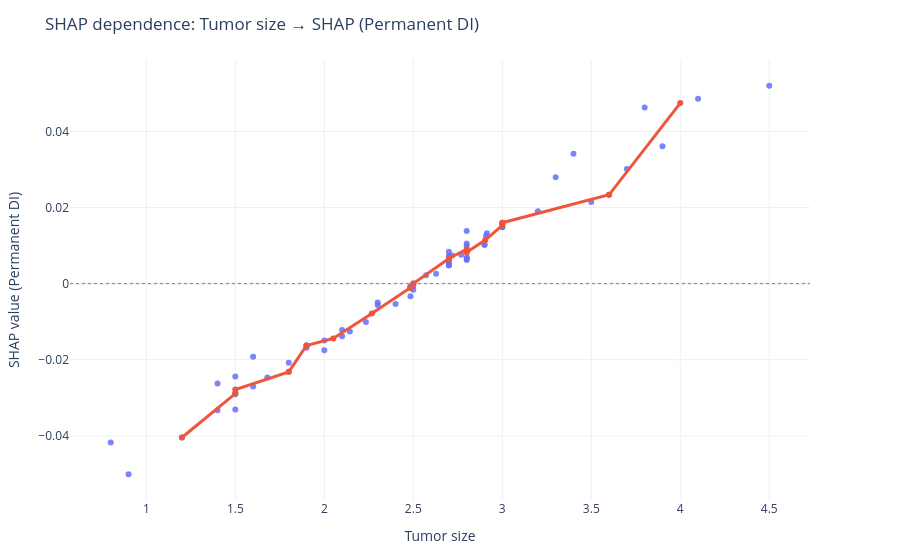
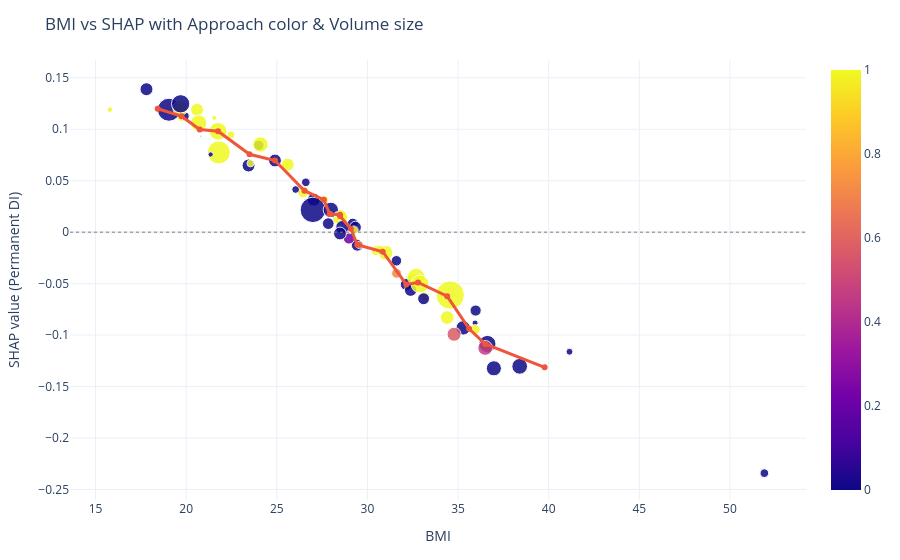
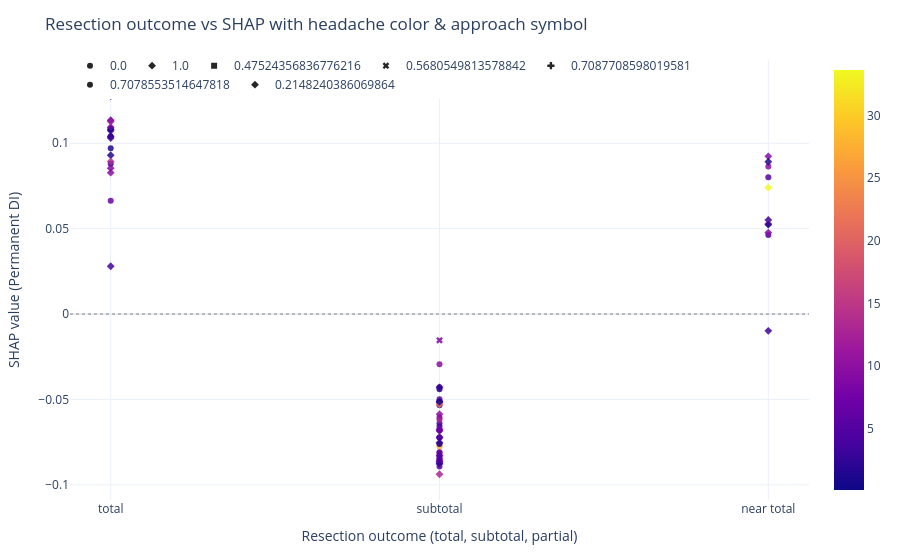

The cell these charts' notebook holds for them, in order:
### Code cell
# 2-way
fig1 = make_shap_dependence_plot(shap_vals_kernel, X_explain, feature_x="Tumor size")
fig1.show()

# 3-way
fig2 = make_shap_dependence_plot(
    shap_vals_kernel, X_explain,
    feature_x="BMI",
    feature_color="Surgical Approach",
    feature_size="Tumor volume",
    title="BMI vs SHAP with Approach color & Volume size",
)
fig2.show()

# OHE base name now OK
fig3 = make_shap_dependence_plot(
    shap_vals_kernel, X_explain,
    feature_x="Resection outcome (total, subtotal, partial)",
    feature_color="Tumor volume",
    feature_symbol="Surgical Approach",
    title="Resection outcome vs SHAP with headache color & approach symbol",
)
fig3.show()

### Figure 1 — Plotly figure (JSON) as saved in the notebook; plotly's stock layout.template omitted (floating-point values rounded to 4 significant figures)
{"data": [{"hovertemplate": "Tumor size=%{x}<br>SHAP value (Permanent DI)=%{y}<extra></extra>", "legendgroup": "", "marker": {"color": "#636efa", "opacity": 0.85, "symbol": "circle"}, "mode": "markers", "name": "", "orientation": "v", "showlegend": false, "type": "scatter", "x": [2.1, 2.3, 2, 2.7, 0.9, 0.8, 1.9, 2.5, 2.7, 2.5, 2.7, 1.8, 2.7, 1.5, 3, 3.9, 1.4, 2.9, 1.9, 2.484, 2.484, 4.5, 2.4, 2.8, 2.8, 2.484, 2.8, 2.9, 2.7, 1.8, 3, 3.8, 2.8, 3.6, 2.7, 2.5, 2.7, 1.5, 2.8, 1.6, 2.718, 2.572, 2.77, 3, 2.914, 1.68, 2.143, 2.7, 2.234, 2.801, 2.909, 2.628, 1.4, 4.1, 3.4, 3.7, 1.2, 1.5, 3.5, 2, 3, 3.3, 3.2, 2.484, 1.9, 2.8, 1.6, 2.3, 2.1, 1.5], "xaxis": "x", "y": [-0.01386, -0.004984, -0.0175, 0.008403, -0.0501, -0.04172, -0.01627, 0, 0.004744, -0.0005337, 0.004956, -0.02081, 0.007226, -0.03306, 0.01571, 0.03607, -0.02622, 0.01036, -0.01687, -0.003325, -0.001059, 0.052, -0.005348, 0.006536, 0.01053, -0.0007892, 0.01381, 0.01012, 0.006364, -0.02319, 0.01495, 0.04628, 0.009845, 0.02334, 0.006803, -0.001597, 0.00533, -0.02907, 0.008237, -0.02701, 0.007368, 0.002182, 0.00756, 0.01601, 0.01326, -0.02465, -0.01259, 0.006417, -0.01006, 0.006832, 0.01252, 0.002607, -0.03325, 0.04858, 0.0341, 0.03013, -0.04045, -0.0287, 0.02146, -0.01495, 0.01482, 0.02796, 0.01904, -0.00111, -0.01626, 0.006227, -0.01925, -0.005616, -0.01219, -0.02443], "yaxis": "y"}, {"hovertemplate": "x=%{x:.3g}<br>median SHAP=%{y:.3g}<extra></extra>", "line": {"width": 3}, "marker": {"size": 6}, "mode": "lines+markers", "name": "Smoothed median", "showlegend": false, "type": "scatter", "x": [1.2, 1.5, 1.5, 1.8, 1.9, 2.05, 2.267, 2.484, 2.484, 2.5, 2.7, 2.7, 2.8, 2.8, 2.904, 3, 3, 3.6, 4], "y": [-0.04045, -0.02889, -0.02786, -0.02319, -0.01627, -0.0144, -0.007839, -0.00111, -0.001059, 0, 0.00639, 0.00661, 0.009041, 0.008237, 0.01144, 0.01533, 0.01601, 0.02334, 0.04743]}], "layout": {"coloraxis": {"colorbar": {"title": {"text": ""}}}, "legend": {"orientation": "h", "title": {"text": ""}, "tracegroupgap": 0, "x": 0, "y": 1.02}, "margin": {"b": 60, "l": 70, "r": 90, "t": 60}, "shapes": [{"line": {"color": "gray", "dash": "dot", "width": 1}, "type": "line", "x0": 0, "x1": 1, "xref": "x domain", "y0": 0, "y1": 0, "yref": "y"}], "title": {"text": "SHAP dependence: Tumor size → SHAP (Permanent DI)"}, "xaxis": {"anchor": "y", "domain": [0, 1], "title": {"text": "Tumor size"}}, "yaxis": {"anchor": "x", "domain": [0, 1], "title": {"text": "SHAP value (Permanent DI)"}}}}

### Figure 2 — Plotly figure (JSON) as saved in the notebook; plotly's stock layout.template omitted (floating-point values rounded to 4 significant figures)
{"data": [{"customdata": [[1.572], [4.07], [3.351], [9.331], [0.09425], [0.3519], [5.571], [3.142], [3.167], [4.189], [4.835], [2.243], [4.566], [1.319], [7.854], [22.24], [1.979], [8.928], [1.393], [6.925], [6.925], [33.65], [2.827], [7.037], [7.081], [6.925], [5.864], [9.688], [4.453], [3.223], [10.37], [12.44], [8.708], [27.22], [5.938], [9.569], [9.839], [0.7854], [5.806], [1.525], [5.914], [3.201], [5.846], [9.173], [8.223], [2.403], [3.981], [6.482], [4.068], [14.13], [9.611], [5.278], [2.507], [12.88], [7.441], [22.24], [1.037], [1.257], [5.223], [2.587], [13.07], [9.883], [13.57], [6.925], [1.164], [7.037], [2.12], [11.07], [4.596], [3.142]], "hovertemplate": "BMI=%{x}<br>SHAP value (Permanent DI)=%{y}<br>Tumor volume=%{customdata[0]}<br>=%{marker.color}<extra></extra>", "legendgroup": "", "marker": {"color": [0, 1, 1, 1, 0, 1, 1, 0, 1, 1, 0, 1, 1, 1, 1, 0, 0, 1, 1, 0, 0, 1, 0, 0, 1, 1, 0, 1, 0, 1, 0, 0, 0, 0, 0, 1, 0, 0, 0, 1, 0, 1, 0, 0.4752, 0.5681, 0.7088, 1, 0, 0.7079, 0, 0, 0.2148, 0, 1, 0, 1, 1, 1, 0, 1, 1, 1, 1, 0, 0, 0, 1, 1, 0, 0], "coloraxis": "coloraxis", "opacity": 0.85, "size": [1.572, 4.07, 3.351, 9.331, 0.09425, 0.3519, 5.571, 3.142, 3.167, 4.189, 4.835, 2.243, 4.566, 1.319, 7.854, 22.24, 1.979, 8.928, 1.393, 6.925, 6.925, 33.65, 2.827, 7.037, 7.081, 6.925, 5.864, 9.688, 4.453, 3.223, 10.37, 12.44, 8.708, 27.22, 5.938, 9.569, 9.839, 0.7854, 5.806, 1.525, 5.914, 3.201, 5.846, 9.173, 8.223, 2.403, 3.981, 6.482, 4.068, 14.13, 9.611, 5.278, 2.507, 12.88, 7.441, 22.24, 1.037, 1.257, 5.223, 2.587, 13.07, 9.883, 13.57, 6.925, 1.164, 7.037, 2.12, 11.07, 4.596, 3.142], "sizemode": "area", "sizeref": 0.08412, "symbol": "circle"}, "mode": "markers", "name": "", "orientation": "v", "showlegend": false, "type": "scatter", "x": [35.94, 19.74, 33.16, 32.45, 20.81, 27.88, 26.46, 26.6, 28.37, 35.94, 29.19, 28.6, 30.5, 27.63, 34.4, 19.05, 41.15, 31, 28.49, 27.04, 24.9, 34.57, 19.94, 17.81, 25.6, 20.6, 29.34, 28.49, 24.01, 27.6, 38.4, 36.62, 35.28, 26.99, 33.1, 19.68, 27.98, 27.96, 27.84, 28.34, 32.14, 29.25, 29.44, 36.5, 34.78, 29.56, 30.69, 32.39, 31.61, 19.69, 36.98, 28.98, 26.04, 32.69, 28.62, 21.8, 21.55, 15.79, 35.97, 22.47, 21.76, 24.1, 32.9, 28.49, 21.35, 23.44, 23.55, 20.69, 31.6, 51.9], "xaxis": "x", "y": [-0.08832, 0.1126, -0.06221, -0.04738, 0.0933, 0.01743, 0.03912, 0.04844, 0.01689, -0.09463, 0.008436, 0.0169, -0.01795, 0.03117, -0.08291, 0.119, -0.1162, -0.01998, 0.01922, 0.03162, 0.06964, -0.0611, 0.1127, 0.1389, 0.06556, 0.1189, 0.00488, 0.0144, 0.08439, 0.03141, -0.1303, -0.1086, -0.093, 0.02167, -0.06468, 0.1207, 0.02168, 0.01766, 0.0083, 0.01702, -0.05079, 0.001782, -0.0127, -0.1125, -0.09919, -0.01228, -0.01748, -0.05634, -0.04, 0.1247, -0.1323, -0.00612, 0.04146, -0.04361, 0.00491, 0.07747, 0.1111, 0.1192, -0.07613, 0.0946, 0.09807, 0.0852, -0.05035, -0.001284, 0.0755, 0.06476, 0.0669, 0.1061, -0.02778, -0.2341], "yaxis": "y"}, {"hovertemplate": "x=%{x:.3g}<br>median SHAP=%{y:.3g}<extra></extra>", "line": {"width": 3}, "marker": {"size": 6}, "mode": "lines+markers", "name": "Smoothed median", "showlegend": false, "type": "scatter", "x": [18.43, 19.74, 20.75, 21.76, 23.49, 24.9, 26.53, 27.6, 27.92, 28.49, 28.49, 29.09, 29.44, 30.85, 32.14, 32.79, 34.4, 35.61, 36.5, 39.78], "y": [0.1199, 0.1127, 0.09968, 0.09807, 0.07564, 0.06964, 0.04029, 0.03141, 0.01754, 0.01689, 0.01565, 0.003346, -0.01228, -0.01896, -0.05079, -0.04886, -0.06221, -0.09381, -0.1086, -0.1313]}], "layout": {"coloraxis": {"colorbar": {"title": {"text": ""}}, "colorscale": [[0, "#0d0887"], [0.1111, "#46039f"], [0.2222, "#7201a8"], [0.3333, "#9c179e"], [0.4444, "#bd3786"], [0.5556, "#d8576b"], [0.6667, "#ed7953"], [0.7778, "#fb9f3a"], [0.8889, "#fdca26"], [1, "#f0f921"]]}, "legend": {"itemsizing": "constant", "orientation": "h", "title": {"text": ""}, "tracegroupgap": 0, "x": 0, "y": 1.02}, "margin": {"b": 60, "l": 70, "r": 90, "t": 60}, "shapes": [{"line": {"color": "gray", "dash": "dot", "width": 1}, "type": "line", "x0": 0, "x1": 1, "xref": "x domain", "y0": 0, "y1": 0, "yref": "y"}], "title": {"text": "BMI vs SHAP with Approach color & Volume size"}, "xaxis": {"anchor": "y", "domain": [0, 1], "title": {"text": "BMI"}}, "yaxis": {"anchor": "x", "domain": [0, 1], "title": {"text": "SHAP value (Permanent DI)"}}}}

### Figure 3 — Plotly figure (JSON) as saved in the notebook; plotly's stock layout.template omitted (floating-point values rounded to 4 significant figures)
{"data": [{"customdata": [[0], [0], [0], [0], [0], [0], [0], [0], [0], [0], [0], [0], [0], [0], [0], [0], [0], [0], [0], [0], [0], [0], [0], [0], [0], [0], [0], [0], [0], [0], [0], [0], [0]], "hovertemplate": "Surgical Approach=%{customdata[0]}<br>Resection outcome (total, subtotal, partial)=%{x}<br>SHAP value (Permanent DI)=%{y}<br>=%{marker.color}<extra></extra>", "legendgroup": "0.0", "marker": {"color": [1.572, 0.09425, 3.142, 4.835, 22.24, 1.979, 6.925, 6.925, 2.827, 7.037, 5.864, 4.453, 10.37, 12.44, 8.708, 27.22, 5.938, 9.839, 0.7854, 5.806, 5.914, 5.846, 6.482, 14.13, 9.611, 2.507, 7.441, 5.223, 6.925, 1.164, 7.037, 4.596, 3.142], "coloraxis": "coloraxis", "opacity": 0.85, "symbol": "circle"}, "mode": "markers", "name": "0.0", "orientation": "v", "showlegend": true, "type": "scatter", "x": ["total", "subtotal", "subtotal", "near total", "subtotal", "subtotal", "subtotal", "total", "subtotal", "subtotal", "subtotal", "subtotal", "subtotal", "subtotal", "total", "subtotal", "subtotal", "near total", "subtotal", "subtotal", "subtotal", "subtotal", "subtotal", "subtotal", "subtotal", "total", "subtotal", "subtotal", "total", "subtotal", "subtotal", "near total", "subtotal"], "xaxis": "x", "y": [0.09712, -0.08719, -0.06568, 0.0801, -0.07603, -0.04409, -0.06058, 0.1041, -0.05341, -0.05131, -0.07236, -0.06392, -0.08122, -0.06168, 0.1084, -0.07758, -0.06797, 0.08646, -0.05141, -0.08268, -0.08923, -0.08601, -0.0809, -0.08568, -0.02935, 0.08798, -0.07224, -0.04992, 0.06635, -0.07615, -0.04283, 0.04624, -0.05137], "yaxis": "y"}, {"customdata": [[1], [1], [1], [1], [1], [1], [1], [1], [1], [1], [1], [1], [1], [1], [1], [1], [1], [1], [1], [1], [1], [1], [1], [1], [1], [1], [1], [1], [1], [1], [1], [1]], "hovertemplate": "Surgical Approach=%{customdata[0]}<br>Resection outcome (total, subtotal, partial)=%{x}<br>SHAP value (Permanent DI)=%{y}<br>=%{marker.color}<extra></extra>", "legendgroup": "1.0", "marker": {"color": [4.07, 3.351, 9.331, 0.3519, 5.571, 3.167, 4.189, 2.243, 4.566, 1.319, 7.854, 8.928, 1.393, 33.65, 7.081, 6.925, 9.688, 3.223, 9.569, 1.525, 3.201, 3.981, 12.88, 22.24, 1.037, 1.257, 2.587, 13.07, 9.883, 13.57, 2.12, 11.07], "coloraxis": "coloraxis", "opacity": 0.85, "symbol": "diamond"}, "mode": "markers", "name": "1.0", "orientation": "v", "showlegend": true, "type": "scatter", "x": ["total", "subtotal", "near total", "total", "total", "near total", "total", "total", "subtotal", "total", "subtotal", "total", "near total", "near total", "total", "subtotal", "near total", "total", "total", "total", "near total", "total", "near total", "subtotal", "near total", "subtotal", "subtotal", "subtotal", "subtotal", "total", "subtotal", "total"], "xaxis": "x", "y": [0.1073, -0.08628, 0.09237, 0.1082, 0.1135, 0.05513, 0.1337, 0.1277, -0.07212, 0.104, -0.06738, 0.08542, 0.08919, 0.07407, 0.1094, -0.06832, 0.04769, 0.1031, 0.08277, 0.093, -0.009814, 0.028, 0.05283, -0.05285, 0.05232, -0.05144, -0.07528, -0.0938, -0.05865, 0.08938, -0.04289, 0.1128], "yaxis": "y"}, {"customdata": [[0.4752]], "hovertemplate": "Surgical Approach=%{customdata[0]}<br>Resection outcome (total, subtotal, partial)=%{x}<br>SHAP value (Permanent DI)=%{y}<br>=%{marker.color}<extra></extra>", "legendgroup": "0.47524356836776216", "marker": {"color": [9.173], "coloraxis": "coloraxis", "opacity": 0.85, "symbol": "square"}, "mode": "markers", "name": "0.47524356836776216", "orientation": "v", "showlegend": true, "type": "scatter", "x": ["subtotal"], "xaxis": "x", "y": [-0.08573], "yaxis": "y"}, {"customdata": [[0.5681]], "hovertemplate": "Surgical Approach=%{customdata[0]}<br>Resection outcome (total, subtotal, partial)=%{x}<br>SHAP value (Permanent DI)=%{y}<br>=%{marker.color}<extra></extra>", "legendgroup": "0.5680549813578842", "marker": {"color": [8.223], "coloraxis": "coloraxis", "opacity": 0.85, "symbol": "x"}, "mode": "markers", "name": "0.5680549813578842", "orientation": "v", "showlegend": true, "type": "scatter", "x": ["subtotal"], "xaxis": "x", "y": [-0.01536], "yaxis": "y"}, {"customdata": [[0.7088]], "hovertemplate": "Surgical Approach=%{customdata[0]}<br>Resection outcome (total, subtotal, partial)=%{x}<br>SHAP value (Permanent DI)=%{y}<br>=%{marker.color}<extra></extra>", "legendgroup": "0.7087708598019581", "marker": {"color": [2.403], "coloraxis": "coloraxis", "opacity": 0.85, "symbol": "cross"}, "mode": "markers", "name": "0.7087708598019581", "orientation": "v", "showlegend": true, "type": "scatter", "x": ["subtotal"], "xaxis": "x", "y": [-0.08756], "yaxis": "y"}, {"customdata": [[0.7079]], "hovertemplate": "Surgical Approach=%{customdata[0]}<br>Resection outcome (total, subtotal, partial)=%{x}<br>SHAP value (Permanent DI)=%{y}<br>=%{marker.color}<extra></extra>", "legendgroup": "0.7078553514647818", "marker": {"color": [4.068], "coloraxis": "coloraxis", "opacity": 0.85, "symbol": "circle"}, "mode": "markers", "name": "0.7078553514647818", "orientation": "v", "showlegend": true, "type": "scatter", "x": ["subtotal"], "xaxis": "x", "y": [-0.08452], "yaxis": "y"}, {"customdata": [[0.2148]], "hovertemplate": "Surgical Approach=%{customdata[0]}<br>Resection outcome (total, subtotal, partial)=%{x}<br>SHAP value (Permanent DI)=%{y}<br>=%{marker.color}<extra></extra>", "legendgroup": "0.2148240386069864", "marker": {"color": [5.278], "coloraxis": "coloraxis", "opacity": 0.85, "symbol": "diamond"}, "mode": "markers", "name": "0.2148240386069864", "orientation": "v", "showlegend": true, "type": "scatter", "x": ["subtotal"], "xaxis": "x", "y": [-0.08298], "yaxis": "y"}], "layout": {"coloraxis": {"colorbar": {"title": {"text": ""}}, "colorscale": [[0, "#0d0887"], [0.1111, "#46039f"], [0.2222, "#7201a8"], [0.3333, "#9c179e"], [0.4444, "#bd3786"], [0.5556, "#d8576b"], [0.6667, "#ed7953"], [0.7778, "#fb9f3a"], [0.8889, "#fdca26"], [1, "#f0f921"]]}, "legend": {"orientation": "h", "title": {"text": ""}, "tracegroupgap": 0, "x": 0, "y": 1.02}, "margin": {"b": 60, "l": 70, "r": 90, "t": 60}, "shapes": [{"line": {"color": "gray", "dash": "dot", "width": 1}, "type": "line", "x0": 0, "x1": 1, "xref": "x domain", "y0": 0, "y1": 0, "yref": "y"}], "title": {"text": "Resection outcome vs SHAP with headache color & approach symbol"}, "xaxis": {"anchor": "y", "domain": [0, 1], "title": {"text": "Resection outcome (total, subtotal, partial)"}, "type": "category"}, "yaxis": {"anchor": "x", "domain": [0, 1], "title": {"text": "SHAP value (Permanent DI)"}}}}
